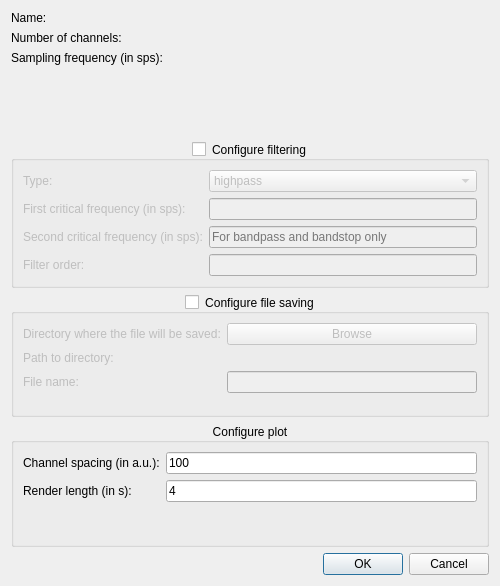
<?xml version="1.0" encoding="UTF-8"?>
<ui version="4.0">
 <class>AddSignalDialog</class>
 <widget class="QDialog" name="AddSignalDialog">
  <property name="windowModality">
   <enum>Qt::WindowModal</enum>
  </property>
  <property name="geometry">
   <rect>
    <x>0</x>
    <y>0</y>
    <width>500</width>
    <height>586</height>
   </rect>
  </property>
  <property name="windowTitle">
   <string>Add signal</string>
  </property>
  <property name="modal">
   <bool>false</bool>
  </property>
  <layout class="QVBoxLayout" name="verticalLayout" stretch="0,0,0,0,0">
   <item>
    <layout class="QFormLayout" name="formLayout1">
     <item row="0" column="0">
      <widget class="QLabel" name="label1">
       <property name="text">
        <string>Name:</string>
       </property>
      </widget>
     </item>
     <item row="0" column="1">
      <widget class="QLabel" name="sigNameLabel">
       <property name="text">
        <string/>
       </property>
      </widget>
     </item>
     <item row="1" column="0">
      <widget class="QLabel" name="label2">
       <property name="text">
        <string>Number of channels:</string>
       </property>
      </widget>
     </item>
     <item row="1" column="1">
      <widget class="QLabel" name="nChLabel">
       <property name="text">
        <string/>
       </property>
      </widget>
     </item>
     <item row="2" column="0">
      <widget class="QLabel" name="label3">
       <property name="text">
        <string>Sampling frequency (in sps):</string>
       </property>
      </widget>
     </item>
     <item row="2" column="1">
      <widget class="QLabel" name="freqLabel">
       <property name="text">
        <string/>
       </property>
      </widget>
     </item>
    </layout>
   </item>
   <item>
    <widget class="QGroupBox" name="filteringGroupBox">
     <property name="toolTip">
      <string>Only for visualization, the raw signal will be saved to file</string>
     </property>
     <property name="title">
      <string>Configure filtering</string>
     </property>
     <property name="alignment">
      <set>Qt::AlignCenter</set>
     </property>
     <property name="checkable">
      <bool>true</bool>
     </property>
     <property name="checked">
      <bool>false</bool>
     </property>
     <layout class="QFormLayout" name="formLayout2">
      <item row="0" column="0">
       <widget class="QLabel" name="label4">
        <property name="frameShape">
         <enum>QFrame::NoFrame</enum>
        </property>
        <property name="text">
         <string>Type:</string>
        </property>
       </widget>
      </item>
      <item row="0" column="1">
       <widget class="QComboBox" name="filtTypeComboBox">
        <item>
         <property name="text">
          <string>highpass</string>
         </property>
        </item>
        <item>
         <property name="text">
          <string>lowpass</string>
         </property>
        </item>
        <item>
         <property name="text">
          <string>bandpass</string>
         </property>
        </item>
        <item>
         <property name="text">
          <string>bandstop</string>
         </property>
        </item>
       </widget>
      </item>
      <item row="1" column="0">
       <widget class="QLabel" name="label5">
        <property name="text">
         <string>First critical frequency (in sps):</string>
        </property>
       </widget>
      </item>
      <item row="1" column="1">
       <widget class="QLineEdit" name="freq1TextField">
        <property name="toolTip">
         <string/>
        </property>
        <property name="placeholderText">
         <string/>
        </property>
       </widget>
      </item>
      <item row="2" column="0">
       <widget class="QLabel" name="label6">
        <property name="text">
         <string>Second critical frequency (in sps):</string>
        </property>
       </widget>
      </item>
      <item row="2" column="1">
       <widget class="QLineEdit" name="freq2TextField">
        <property name="enabled">
         <bool>false</bool>
        </property>
        <property name="toolTip">
         <string/>
        </property>
        <property name="placeholderText">
         <string>For bandpass and bandstop only</string>
        </property>
       </widget>
      </item>
      <item row="3" column="0">
       <widget class="QLabel" name="label7">
        <property name="text">
         <string>Filter order:</string>
        </property>
       </widget>
      </item>
      <item row="3" column="1">
       <widget class="QLineEdit" name="filtOrderTextField">
        <property name="toolTip">
         <string/>
        </property>
        <property name="placeholderText">
         <string/>
        </property>
       </widget>
      </item>
     </layout>
    </widget>
   </item>
   <item>
    <widget class="QGroupBox" name="fileSavingGroupBox">
     <property name="title">
      <string>Configure file saving</string>
     </property>
     <property name="alignment">
      <set>Qt::AlignCenter</set>
     </property>
     <property name="checkable">
      <bool>true</bool>
     </property>
     <property name="checked">
      <bool>false</bool>
     </property>
     <layout class="QFormLayout" name="formLayout3">
      <item row="1" column="1">
       <widget class="QPushButton" name="browseOutDirButton">
        <property name="text">
         <string>Browse</string>
        </property>
       </widget>
      </item>
      <item row="1" column="0">
       <widget class="QLabel" name="label8">
        <property name="text">
         <string>Directory where the file will be saved:</string>
        </property>
       </widget>
      </item>
      <item row="2" column="0">
       <widget class="QLabel" name="label9">
        <property name="text">
         <string>Path to directory:</string>
        </property>
       </widget>
      </item>
      <item row="2" column="1">
       <widget class="QLabel" name="outDirPathLabel">
        <property name="text">
         <string/>
        </property>
       </widget>
      </item>
      <item row="3" column="0">
       <widget class="QLabel" name="label10">
        <property name="text">
         <string>File name:</string>
        </property>
       </widget>
      </item>
      <item row="3" column="1">
       <widget class="QLineEdit" name="fileNameTextField">
        <property name="toolTip">
         <string>If empty, the signal name will be used</string>
        </property>
       </widget>
      </item>
     </layout>
    </widget>
   </item>
   <item>
    <widget class="QGroupBox" name="plotGroupBox">
     <property name="toolTip">
      <string/>
     </property>
     <property name="title">
      <string>Configure plot</string>
     </property>
     <property name="alignment">
      <set>Qt::AlignCenter</set>
     </property>
     <property name="flat">
      <bool>false</bool>
     </property>
     <property name="checkable">
      <bool>false</bool>
     </property>
     <property name="checked">
      <bool>false</bool>
     </property>
     <layout class="QFormLayout" name="formLayout4">
      <item row="0" column="0">
       <widget class="QLabel" name="label11">
        <property name="text">
         <string>Channel spacing (in a.u.):</string>
        </property>
       </widget>
      </item>
      <item row="0" column="1">
       <widget class="QLineEdit" name="chSpacingTextField">
        <property name="toolTip">
         <string>Spacing between the channels in the signal unit (only for multi-channel signals)</string>
        </property>
        <property name="text">
         <string>100</string>
        </property>
        <property name="placeholderText">
         <string/>
        </property>
       </widget>
      </item>
      <item row="1" column="0">
       <widget class="QLabel" name="label12">
        <property name="text">
         <string>Render length (in s):</string>
        </property>
       </widget>
      </item>
      <item row="1" column="1">
       <widget class="QLineEdit" name="renderLenTextField">
        <property name="text">
         <string>4</string>
        </property>
       </widget>
      </item>
     </layout>
    </widget>
   </item>
   <item>
    <widget class="QDialogButtonBox" name="buttonBox">
     <property name="orientation">
      <enum>Qt::Horizontal</enum>
     </property>
     <property name="standardButtons">
      <set>QDialogButtonBox::Cancel|QDialogButtonBox::Ok</set>
     </property>
    </widget>
   </item>
  </layout>
 </widget>
 <tabstops>
  <tabstop>filteringGroupBox</tabstop>
  <tabstop>filtTypeComboBox</tabstop>
  <tabstop>freq1TextField</tabstop>
  <tabstop>freq2TextField</tabstop>
  <tabstop>filtOrderTextField</tabstop>
  <tabstop>fileSavingGroupBox</tabstop>
  <tabstop>browseOutDirButton</tabstop>
  <tabstop>fileNameTextField</tabstop>
  <tabstop>chSpacingTextField</tabstop>
 </tabstops>
 <resources/>
 <connections>
  <connection>
   <sender>buttonBox</sender>
   <signal>accepted()</signal>
   <receiver>AddSignalDialog</receiver>
   <slot>accept()</slot>
   <hints>
    <hint type="sourcelabel">
     <x>248</x>
     <y>254</y>
    </hint>
    <hint type="destinationlabel">
     <x>157</x>
     <y>274</y>
    </hint>
   </hints>
  </connection>
  <connection>
   <sender>buttonBox</sender>
   <signal>rejected()</signal>
   <receiver>AddSignalDialog</receiver>
   <slot>reject()</slot>
   <hints>
    <hint type="sourcelabel">
     <x>316</x>
     <y>260</y>
    </hint>
    <hint type="destinationlabel">
     <x>286</x>
     <y>274</y>
    </hint>
   </hints>
  </connection>
 </connections>
</ui>
